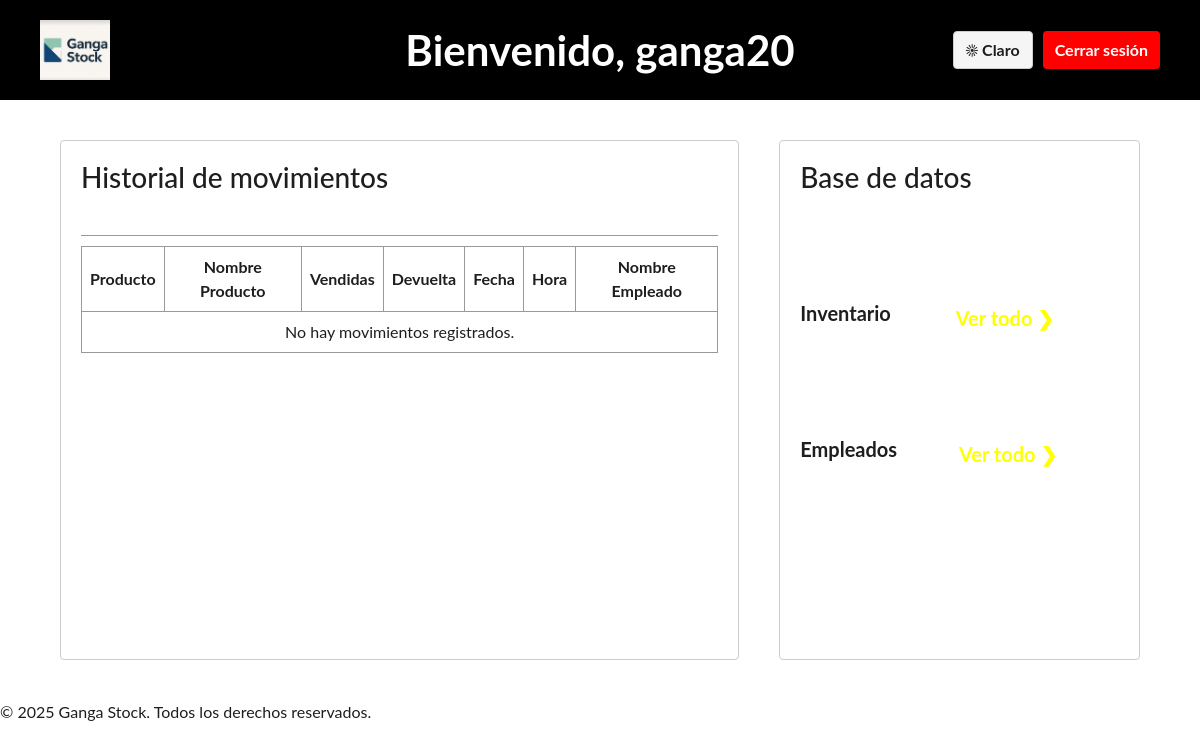
The page /index_admin/ (signed in) on the database as committed earlier.
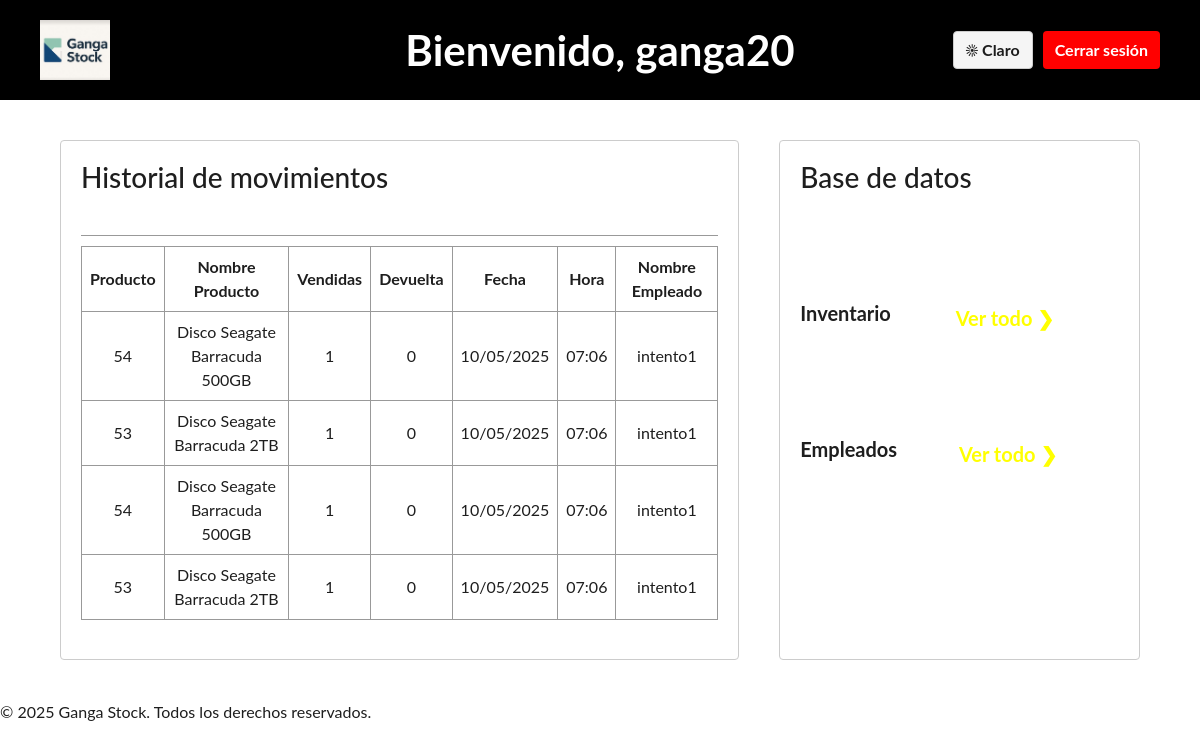
The same page on the database as committed later.
### aplicacion/models.py (models this page shows, shortened)
class Movimiento(models.Model):
    producto = models.ForeignKey(Producto, on_delete=models.CASCADE)
    cantidad_vendida = models.PositiveIntegerField(default=0)
    cantidad_devuelta = models.PositiveIntegerField(default=0)
    fecha = models.DateField(auto_now_add=True)
    hora = models.TimeField(auto_now_add=True)
    empleado = models.ForeignKey(User, on_delete=models.CASCADE)

class Producto(models.Model):
    nombre = models.CharField(max_length=100)
    imagen = models.CharField(max_length=255)  # Ruta relativa a la carpeta static
    precio = models.DecimalField(max_digits=10, decimal_places=2)
    cantidad = models.IntegerField(default=0)

### aplicacion/views.py (the view)
# urls.py: path('admin/', views.index_admin, name='index_admin'),
@user_passes_test(lambda u: u.is_superuser)
def index_admin(request):
    movimientos = Movimiento.objects.select_related('producto', 'empleado').order_by('-fecha', '-hora')
    return render(request, 'index_admin.html', {'movimientos': movimientos})

### aplicacion/templates/index_admin.html (shortened to what this page needs)
{% extends "base.html" %}
{% load static %}
{% block content %}
<div class="topbar">
  <img src="{% static 'img/logo.jpg' %}" alt="Logo" class="logo-img-small">
  <div class="topbar-center">
    <span class="welcome-message">Bienvenido, {{ user.username }}</span>
  </div>
  <div class="topbar-actions" style="display: flex; gap: 10px;">
    <button id="modeToggle" class="mode-toggle" onclick="toggleMode()">Cargando...</button>
    <button class="logout-button" onclick="confirmLogout()">Cerrar sesión</button>
  </div>
</div>
<div class="main">
  <div class="panel left-panel-admin">
    <h2>Historial de movimientos</h2>
    <div class="history-box">
      <table class="history-table">
        <thead>
          <tr>
            <th>Producto</th>
            <th>Nombre Producto</th>
            <th>Vendidas</th>
            <th>Devuelta</th>
            <th>Fecha</th>
            <th>Hora</th>
            <th>Nombre Empleado</th>
          </tr>
        </thead>
        <tbody>
  {% for m in movimientos %}
    <tr>
      <td>{{ m.producto.id }}</td>
      <td>{{ m.producto.nombre }}</td>
      <td>{{ m.cantidad_vendida }}</td>
      <td>{{ m.cantidad_devuelta }}</td>
      <td>{{ m.fecha|date:"d/m/Y" }}</td>
      <td>{{ m.hora|time:"H:i" }}</td>
      <td>{{ m.empleado.get_full_name|default:m.empleado.username }}</td>
    </tr>
  {% empty %}
    <tr>
      <td colspan="7">No hay movimientos registrados.</td>
    </tr>
  {% endfor %}
</tbody>
      </table>
    </div>
  </div>
  <div class="panel right-panel-admin">
    <h2>Base de datos</h2>
    <div class="section">
      <div class="section-title">Inventario</div>
      <button class="style-button" onclick="window.location.href='{% url 'inventario' %}'">Ver todo</button>
    </div>
    <div class="section">
      <div class="section-title">Empleados</div>
      <button class="style-button" onclick="window.location.href='{% url 'empleado' %}'">Ver todo</button>
    </div>
  </div>
</div>
{% endblock %}

Rows that differ between the two databases and show on the page:
added Movimiento: producto.id "54", producto.nombre "Disco Seagate Barracuda 500GB", cantidad_vendida "1", cantidad_devuelta "0", fecha "10/05/2025", hora "07:06", empleado.get_full_name "intento1"
added Movimiento: producto.id "53", producto.nombre "Disco Seagate Barracuda 2TB", cantidad_vendida "1", cantidad_devuelta "0", fecha "10/05/2025", hora "07:06", empleado.get_full_name "intento1"
added Movimiento: producto.id "54", producto.nombre "Disco Seagate Barracuda 500GB", cantidad_vendida "1", cantidad_devuelta "0", fecha "10/05/2025", hora "07:06", empleado.get_full_name "intento1"
added Movimiento: producto.id "53", producto.nombre "Disco Seagate Barracuda 2TB", cantidad_vendida "1", cantidad_devuelta "0", fecha "10/05/2025", hora "07:06", empleado.get_full_name "intento1"
Other text that changed with them:
text no longer shown: "No hay movimientos registrados."
